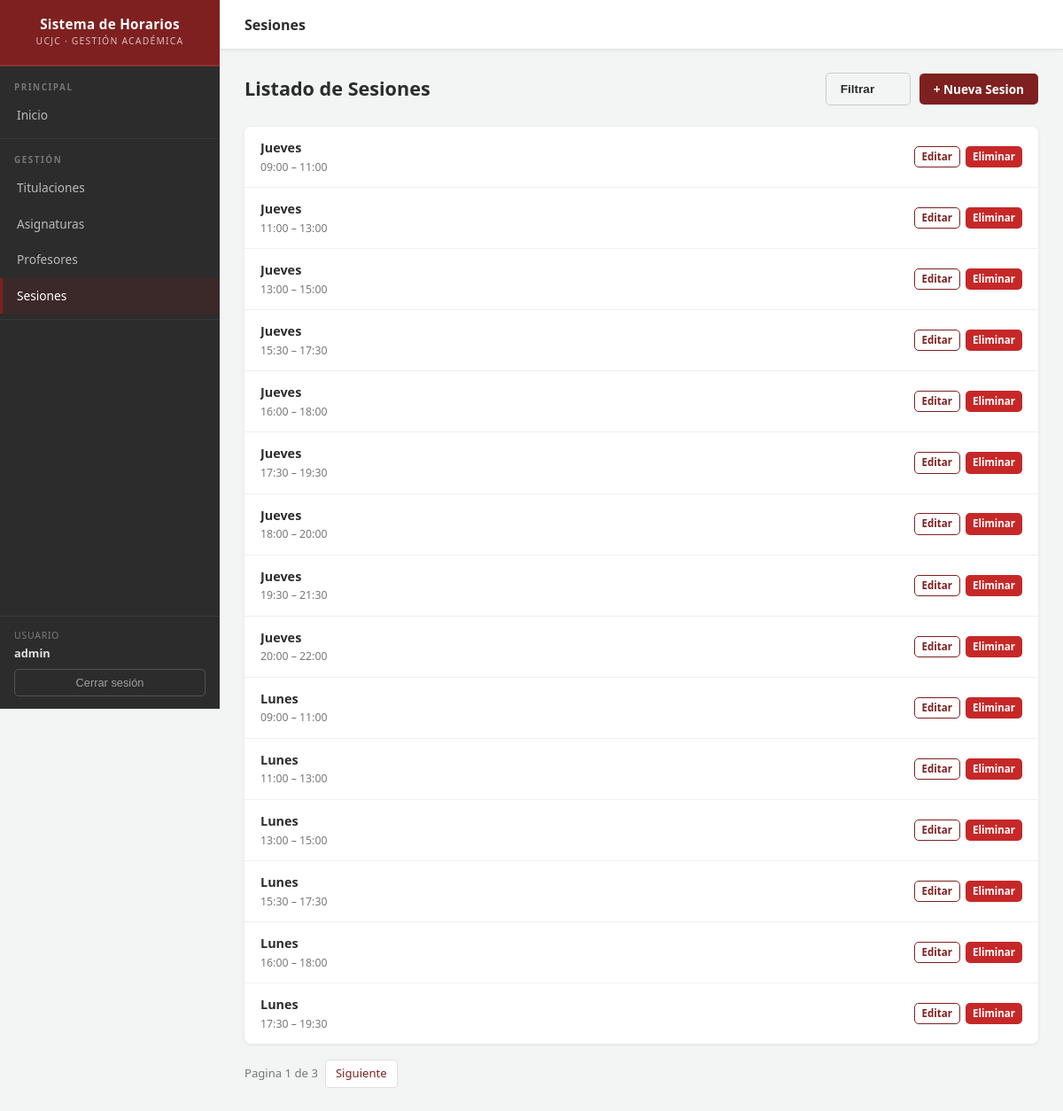
/horarios/sesiones/ (signed in), run on the app's committed database.
### horarios/models.py (models this page shows, shortened)
class Sesion(models.Model):
    DIAS_SEMANA = [
        ('LUN', 'Lunes'),
        ('MAR', 'Martes'),
        ('MIE', 'Miércoles'),
        ('JUE', 'Jueves'),
        ('VIE', 'Viernes'),
    ]
    dia = models.CharField(max_length=3, choices=DIAS_SEMANA)
    hora_inicio = models.TimeField()
    hora_fin = models.TimeField()
    creado_por = models.ForeignKey(
        settings.AUTH_USER_MODEL,
        on_delete=models.CASCADE,
        related_name='sesiones_propias',
        null=True,
    )
    class Meta:
        ordering = ['dia', 'hora_inicio']

### horarios/views.py (the view)
# urls.py: path('sesiones/', views.SesionListView.as_view(), name='sesiones'),
class SesionListView(ListFilterMixin, LoginRequiredMixin, generic.ListView):
    model = Sesion
    paginate_by = 15
    filter_list_keys = ['dia', 'titulacion']
    def get_queryset(self):
        qs = Sesion.objects.filter(creado_por=self.request.user)
        return filter_sesiones(qs, self.request)

### horarios/filters.py (called while the page is built)
def build_filter_qs(request):
    params = request.GET.copy()
    params.pop('page', None)
    return params.urlencode()

def count_active_filters(request, list_keys=None, text_key='q'):
    count = 0
    if request.GET.get(text_key, '').strip():
        count += 1
    for key in list_keys or []:
        if request.GET.get(key, '').strip():
            count += 1
    return count

def filter_sesiones(queryset, request):
    q = request.GET.get('q', '').strip()
    dia = request.GET.get('dia', '').strip()
    titulacion = request.GET.get('titulacion', '').strip()
    if q:
        queryset = queryset.filter(
            Q(asignatura__codigo__icontains=q)
            | Q(asignatura__nombre__icontains=q)
        )
    if dia:
        queryset = queryset.filter(dia=dia)
    if titulacion:
        queryset = queryset.filter(asignatura__titulacion_id=titulacion)
    return queryset.distinct()

### horarios/views.py (called while the page is built)
    def get_filter_context(self):
        user = self.request.user
        return {
            'filter_qs': build_filter_qs(self.request),
            'active_filter_count': count_active_filters(
                self.request, self.filter_list_keys
            ),
            'titulaciones_filtro': Titulacion.objects.filter(creado_por=user),
            'cursos_filtro': Asignatura.CURSOS,
            'dias_filtro': Sesion.DIAS_SEMANA,
        }

    def get_context_data(self, **kwargs):
        context = super().get_context_data(**kwargs)
        context.update(self.get_filter_context())
        return context

### horarios/templates/horarios/sesion_list.html (shortened to what this page needs)
{% extends "base_generic.html" %}
{% block page_title %}Sesiones{% endblock %}
{% block content %}
<div class="page-header">
  <h2>Listado de Sesiones</h2>
  <div class="page-header-actions">
    {% include "horarios/includes/filters_sesion.html" %}
    <a href="{% url 'sesion-create' %}" class="btn btn-primary">+ Nueva Sesion</a>
  </div>
</div>
{% if sesion_list %}
<div class="card">
  <ul class="item-list">
    {% for sesion in sesion_list %}
    <li>
      <div class="item-main">
        <div class="item-title">{{ sesion.get_dia_display }}</div>
        <div class="item-subtitle">{{ sesion.hora_inicio|time:"H:i" }} – {{ sesion.hora_fin|time:"H:i" }}</div>
      </div>
      <div class="item-actions">
        {% if user.is_authenticated %}
        <a href="{% url 'sesion-update' sesion.id %}" class="btn btn-outline btn-xs">Editar</a>
        <a href="{% url 'sesion-delete' sesion.id %}" class="btn btn-danger btn-xs">Eliminar</a>
        {% endif %}
      </div>
    </li>
    {% endfor %}
  </ul>
</div>
{% endif %}
{% endblock %}

### horarios/templates/base_generic.html (shortened to what this page needs)
{% load static %}
<!DOCTYPE html>
<html lang="es">
<head>
  <link rel="stylesheet" href="{% static 'css/style.css' %}?v=7">
</head>
<body>
<div class="layout">
  <aside class="sidebar">
    <div class="sidebar-brand">
      <div class="brand-title">Sistema de Horarios</div>
      <span class="brand-sub">UCJC · Gestión Académica</span>
    </div>
    <div class="sidebar-section">
      <p class="sidebar-section-label">Principal</p>
      <nav>
        <a href="{% url 'index' %}"
           {% if request.resolver_match.url_name == 'index' %}class="active"{% endif %}>
          Inicio
        </a>
      </nav>
    </div>
    <div class="sidebar-section">
      <p class="sidebar-section-label">Gestión</p>
      <nav>
        <a href="{% url 'titulaciones' %}"
           {% if 'titulacion' in request.resolver_match.url_name %}class="active"{% endif %}>
          Titulaciones
        </a>
        <a href="{% url 'asignaturas' %}"
           {% if 'asignatura' in request.resolver_match.url_name %}class="active"{% endif %}>
          Asignaturas
        </a>
        <a href="{% url 'profesores' %}"
           {% if 'profesor' in request.resolver_match.url_name %}class="active"{% endif %}>
          Profesores
        </a>
        <a href="{% url 'sesiones' %}"
           {% if 'sesion' in request.resolver_match.url_name %}class="active"{% endif %}>
          Sesiones
        </a>
      </nav>
    </div>
    <div class="sidebar-user">
      {% if user.is_authenticated %}
        <span class="user-label">Usuario</span>
        <span class="user-name">{{ user.get_username }}</span>
        <form action="{% url 'logout' %}" method="post">
          <button type="submit" class="btn-logout">Cerrar sesión</button>
        </form>
      {% else %}
        <a href="{% url 'login' %}?next={{ request.path }}" class="sidebar-login-link">
          Iniciar sesión
        </a>
      {% endif %}
    </div>
  </aside>
  <div class="main-wrapper">
    <div class="top-bar">
      <div class="top-bar-title">{% block page_title %}Sistema de Horarios{% endblock %}</div>
    </div>
    <div class="page-body">
      {% block content %}{% endblock %}
      {% block pagination %}
        {% if is_paginated %}
          {% include "horarios/includes/filter_pagination.html" %}
        {% endif %}
      {% endblock %}
    </div>
  </div>
</div>
</body>
</html>

### data on the page
Sesion: dia "Jueves", hora_inicio "09:00", hora_fin "11:00"
Sesion: dia "Jueves", hora_inicio "11:00", hora_fin "13:00"
Sesion: dia "Jueves", hora_inicio "13:00", hora_fin "15:00"
Sesion: dia "Jueves", hora_inicio "15:30", hora_fin "17:30"
Sesion: dia "Jueves", hora_inicio "16:00", hora_fin "18:00"
Sesion: dia "Jueves", hora_inicio "17:30", hora_fin "19:30"
Sesion: dia "Jueves", hora_inicio "18:00", hora_fin "20:00"
Sesion: dia "Jueves", hora_inicio "19:30", hora_fin "21:30"
Sesion: dia "Jueves", hora_inicio "20:00", hora_fin "22:00"
Sesion: dia "Lunes", hora_inicio "09:00", hora_fin "11:00"
Sesion: dia "Lunes", hora_inicio "11:00", hora_fin "13:00"
Sesion: dia "Lunes", hora_inicio "13:00", hora_fin "15:00"
Sesion: dia "Lunes", hora_inicio "15:30", hora_fin "17:30"
Sesion: dia "Lunes", hora_inicio "16:00", hora_fin "18:00"
Sesion: dia "Lunes", hora_inicio "17:30", hora_fin "19:30"

### other printed values
{{ user.get_username }} "admin"
{{ page_obj.number }} "1"
{{ page_obj.paginator.num_pages }} "3"
